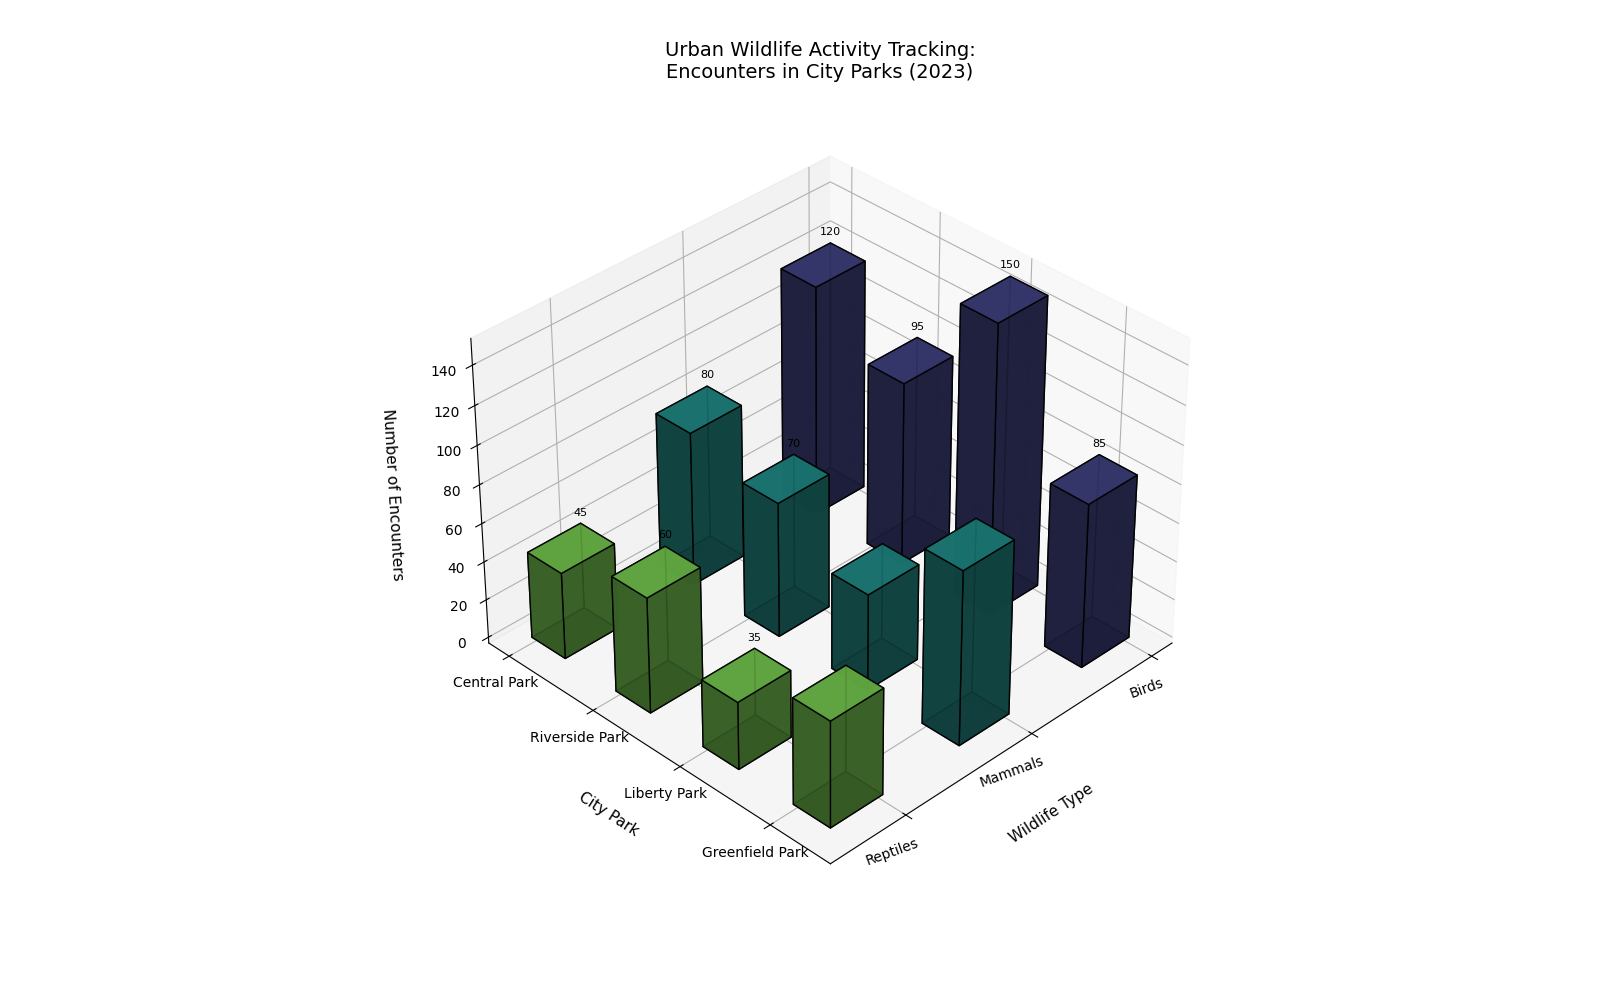

Generate this figure with Python:
import numpy as np
import matplotlib.pyplot as plt
from mpl_toolkits.mplot3d import Axes3D

# Define city parks and wildlife types
parks = ['Central Park', 'Riverside Park', 'Liberty Park', 'Greenfield Park']
wildlife_types = ['Birds', 'Mammals', 'Reptiles']

# Wildlife encounters data (number of encounters)
encounters_data = np.array([
    [120, 80, 45],  # Central Park
    [95, 70, 60],   # Riverside Park
    [150, 50, 35],  # Liberty Park
    [85, 90, 55]    # Greenfield Park
])

# Initialize the figure and 3D axis
fig = plt.figure(figsize=(16, 10))
ax = fig.add_subplot(111, projection='3d')

# Plotting parameters
num_parks = len(parks)
num_wildlife_types = len(wildlife_types)
colors = plt.cm.viridis(np.linspace(0.2, 0.8, num_wildlife_types))

# Plot each park's data
for i in range(num_parks):
    x_positions = np.arange(num_wildlife_types)
    y_positions = [i] * num_wildlife_types
    z_positions = np.zeros(num_wildlife_types)
    
    # Bar plot
    ax.bar3d(
        x_positions, y_positions, z_positions, 
        dx=0.4, dy=0.4, dz=encounters_data[i], 
        color=colors, alpha=0.9, edgecolor='k'
    )
    
    # Add annotations
    for j in range(num_wildlife_types):
        ax.text(
            x_positions[j], y_positions[j], encounters_data[i, j] + 3,
            f'{encounters_data[i, j]}', ha='center', va='bottom', fontsize=8, color='black'
        )

# Set axis labels and title
ax.set_xlabel('Wildlife Type', labelpad=15, fontsize=11)
ax.set_ylabel('City Park', labelpad=15, fontsize=11)
ax.set_zlabel('Number of Encounters', labelpad=15, fontsize=11)
ax.set_title('Urban Wildlife Activity Tracking:\nEncounters in City Parks (2023)', pad=30, fontsize=14)

# Set ticks and labels
ax.set_xticks(np.arange(num_wildlife_types))
ax.set_xticklabels(wildlife_types, rotation=20, ha='right', fontsize=10)
ax.set_yticks(np.arange(num_parks))
ax.set_yticklabels(parks, fontsize=10)

# Adjust view angle for optimal visibility
ax.view_init(elev=35, azim=45)

# Adjust layout for optimal fit
plt.tight_layout()

# Display the plot
plt.show()
